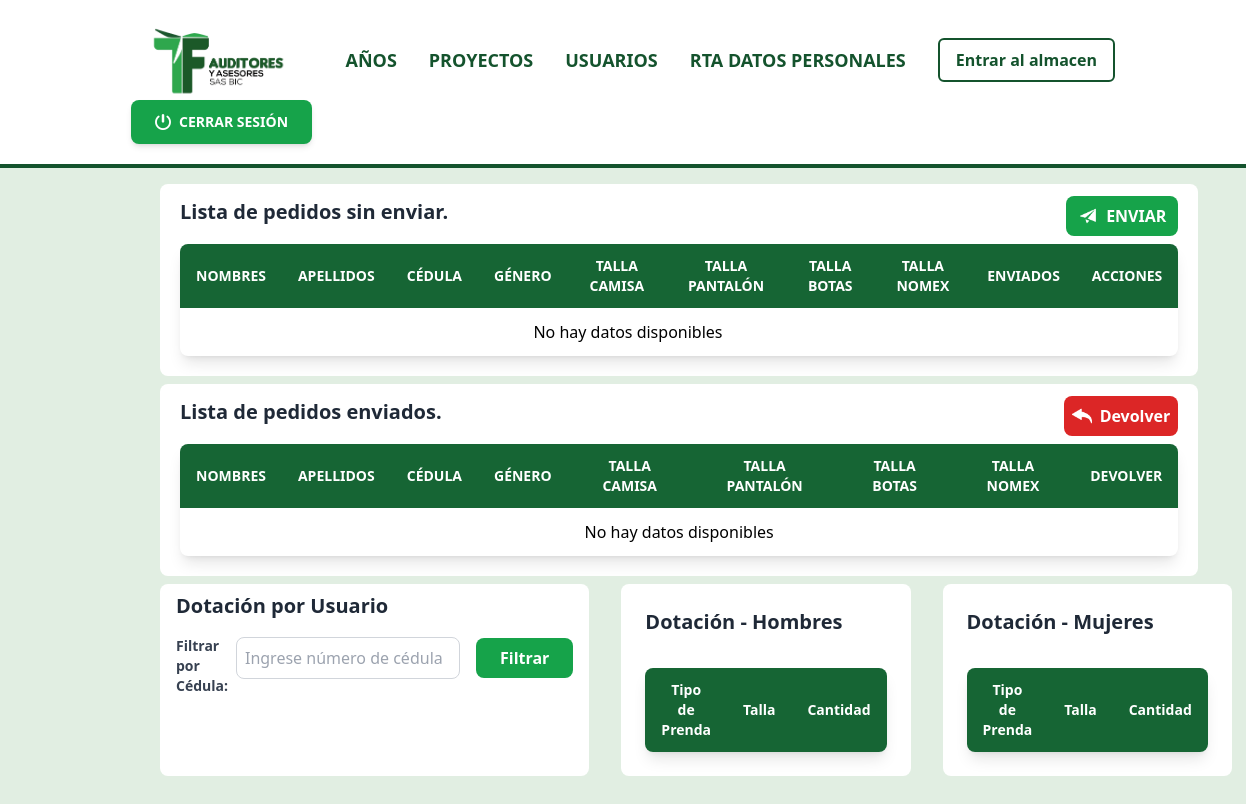
The app's page /admin/public/dotacion.php?anio_id=12, older data.
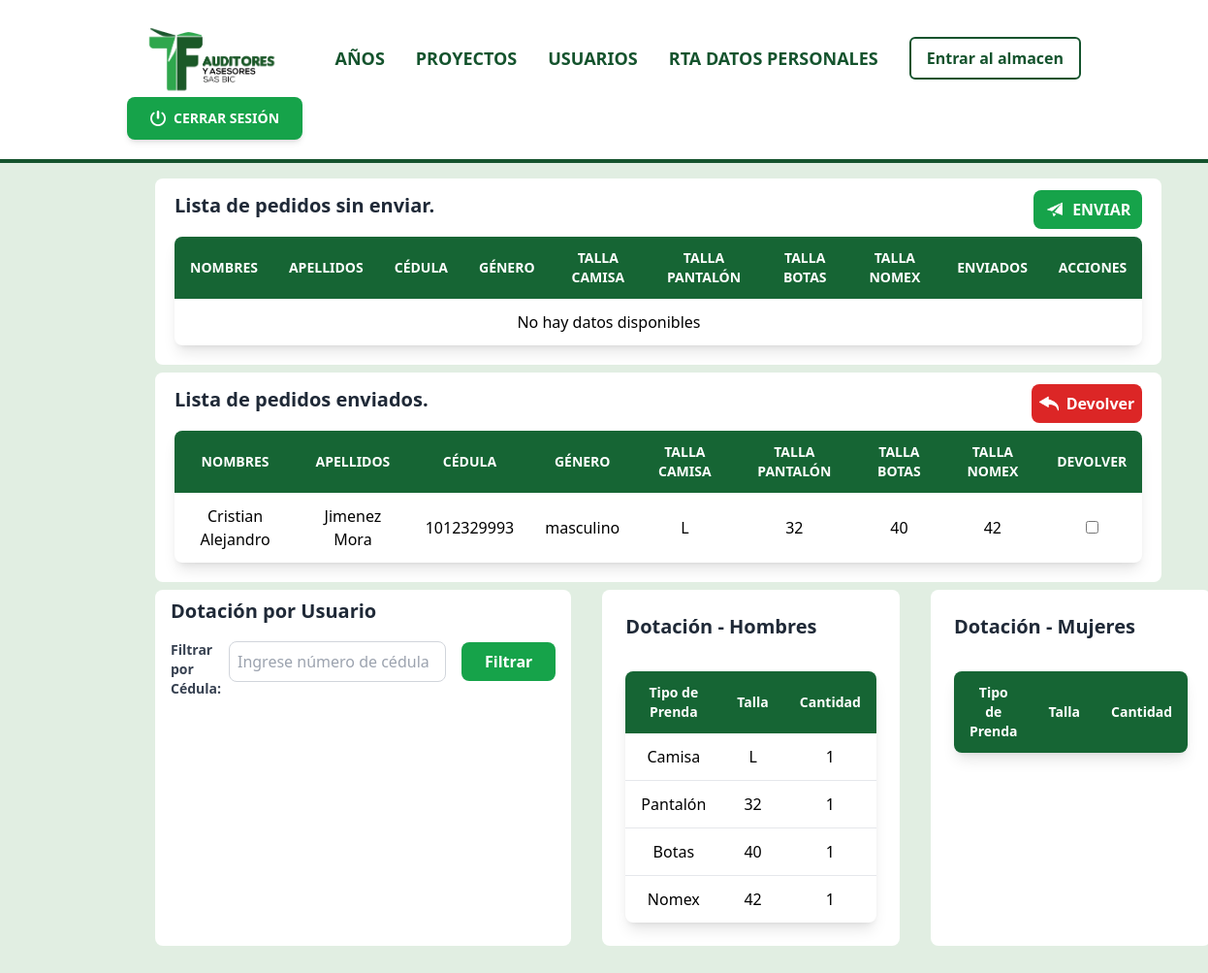
The same page, newer data.
### tables this page shows
CREATE TABLE `usuarios` (
  `id` int(11) NOT NULL,
  `nombres` varchar(100) NOT NULL,
  `apellidos` varchar(50) NOT NULL,
  `cedula` varchar(20) NOT NULL,
  `correo` varchar(100) NOT NULL,
  `anio_id` int(11) NOT NULL
);

CREATE TABLE `usuarios_r` (
  `id` int(11) NOT NULL,
  `nombres` varchar(50) DEFAULT NULL,
  `apellidos` varchar(50) DEFAULT NULL,
  `genero` varchar(55) DEFAULT NULL,
  `cedula` varchar(50) DEFAULT NULL,
  `telefono` varchar(15) DEFAULT NULL,
  `fecha_nacimiento` date DEFAULT NULL,
  `lugar_nacimiento` varchar(255) DEFAULT NULL,
  `direccion` varchar(255) DEFAULT NULL,
  `fecha_expedicion_cedula` date DEFAULT NULL,
  `correo` varchar(255) DEFAULT NULL,
  `municipio_residencia` varchar(50) NOT NULL,
  `nombre_contacto` varchar(255) DEFAULT NULL,
  `telefono_contacto` varchar(20) DEFAULT NULL,
  `tipo_sangre` varchar(60) DEFAULT NULL,
  `eps` varchar(60) DEFAULT NULL,
  `fondo_pension` varchar(50) DEFAULT NULL,
  `arl` varchar(60) DEFAULT NULL,
  `hoja_vida` varchar(255) DEFAULT NULL,
  `subir_cedula` varchar(255) DEFAULT NULL,
  `certificados_laborales` varchar(255) DEFAULT NULL,
  `foto` varchar(255) DEFAULT NULL,
  `certificados_eps` varchar(255) NOT NULL,
  `certificados_estudio` varchar(255) DEFAULT NULL,
  `carnet_vacunas` varchar(255) DEFAULT NULL,
  `certificacion_bancaria` varchar(255) DEFAULT NULL,
  `	cert_antecedente_policia` varchar(255) DEFAULT NULL,
  `cert_antecedente_contraloria` varchar(255) DEFAULT NULL,
  `cert_antecedente_procuraduria` varchar(255) DEFAULT NULL,
  `certificado_afp` varchar(255) NOT NULL,
  `certificados_territorialidad` varchar(255) DEFAULT NULL,
  `talla_camisa` varchar(10) DEFAULT NULL,
  `talla_pantalon` varchar(10) DEFAULT NULL,
  `talla_botas` varchar(10) DEFAULT NULL,
  `talla_nomex` varchar(10) DEFAULT NULL,
  `enviado` varchar(50) DEFAULT NULL,
  `created_at` timestamp NULL DEFAULT current_timestamp(),
  `estado_civil` varchar(50) NOT NULL,
  `nombre_pareja` varchar(50) NOT NULL,
  `tiene_hijos` varchar(50) NOT NULL,
  `cuantos_hijos` int(4) DEFAULT NULL
);

### admin/public/dotacion.php (the view, shortened to what the rows shown need)
<!DOCTYPE html>
<html lang="es">
<head>
    <script src="https://cdn.tailwindcss.com"></script>
    <link rel="stylesheet" href="https://cdn.jsdelivr.net/npm/tailwindcss@2.2.19/dist/tailwind.min.css">
</head>
<body class="font-sans" style="background-color: #E1EEE2;">
<?php
include('../../config/db.php');
$anio_id = isset($_GET['anio_id']) ? $_GET['anio_id'] : null;
$sql_completados = "SELECT u.nombres, u.apellidos, u.cedula, ur.genero, ur.talla_camisa, ur.talla_pantalon, ur.talla_botas, ur.talla_nomex, ur.enviado
                    FROM usuarios u
                    INNER JOIN usuarios_r ur ON u.cedula = ur.cedula
                    WHERE ur.enviado = 1 AND u.anio_id = ?";
if ($stmt_completados = mysqli_prepare($conn, $sql_completados)) {
    mysqli_stmt_bind_param($stmt_completados, "i", $anio_id);
    mysqli_stmt_execute($stmt_completados);
    $result_completados = mysqli_stmt_get_result($stmt_completados);
} else {
    echo "Error al preparar la consulta para usuarios ya enviados.";
    exit();
}
?>
<div class="bg-white rounded-lg p-5 w-full sm:w-5/6 ml-40 -mt-6">
    <form action="" method="POST">
        <table class="table-auto w-full bg-white shadow-lg rounded-lg overflow-hidden border-collapse mt-2">
            <thead class="bg-green-800 text-white">
                <tr>
                    <th class="py-3 px-4 text-center text-sm font-semibold">NOMBRES</th>
                    <th class="py-3 px-4 text-center text-sm font-semibold">APELLIDOS</th>
                    <th class="py-3 px-4 text-center text-sm font-semibold">CÉDULA</th>
                    <th class="py-3 px-4 text-center text-sm font-semibold">GÉNERO</th>
                    <th class="py-3 px-4 text-center text-sm font-semibold">TALLA CAMISA</th>
                    <th class="py-3 px-4 text-center text-sm font-semibold">TALLA PANTALÓN</th>
                    <th class="py-3 px-4 text-center text-sm font-semibold">TALLA BOTAS</th>
                    <th class="py-3 px-4 text-center text-sm font-semibold">TALLA NOMEX</th>
                    <th class="py-3 px-4 text-center text-sm font-semibold">ENVIADOS</th>
                    <th class="py-3 px-4 text-center text-sm font-semibold">ACCIONES</th>
                </tr>
            </thead>
        </table>
    </form>
</div>
<div class="bg-white rounded-lg p-5 w-full sm:w-5/6 ml-40 mt-2">
    <form action="" method="POST">
        <table class="table-auto w-full bg-white shadow-lg rounded-lg overflow-hidden border-collapse mt-2">
            <thead class="bg-green-800 text-white">
                <tr>
                    <th class="py-3 px-4 text-center text-sm font-semibold">NOMBRES</th>
                    <th class="py-3 px-4 text-center text-sm font-semibold">APELLIDOS</th>
                    <th class="py-3 px-4 text-center text-sm font-semibold">CÉDULA</th>
                    <th class="py-3 px-4 text-center text-sm font-semibold">GÉNERO</th>
                    <th class="py-3 px-4 text-center text-sm font-semibold">TALLA CAMISA</th>
                    <th class="py-3 px-4 text-center text-sm font-semibold">TALLA PANTALÓN</th>
                    <th class="py-3 px-4 text-center text-sm font-semibold">TALLA BOTAS</th>
                    <th class="py-3 px-4 text-center text-sm font-semibold">TALLA NOMEX</th>
                    <th class="py-3 px-4 text-center text-sm font-semibold">DEVOLVER</th>
                </tr>
            </thead>
            <tbody class="divide-y divide-gray-200">
                <?php
                if ($result_completados->num_rows > 0) {
                    while ($row = $result_completados->fetch_assoc()) {
                        echo "<tr>";
                        echo "<td class='py-3 px-4 text-center'>" . htmlspecialchars($row['nombres']) . "</td>";
                        echo "<td class='py-3 px-4 text-center'>" . htmlspecialchars($row['apellidos']) . "</td>";
                        echo "<td class='py-3 px-4 text-center'>" . htmlspecialchars($row['cedula']) . "</td>";
                        echo "<td class='py-3 px-4 text-center'>" . htmlspecialchars($row['genero']) . "</td>";
                        echo "<td class='py-3 px-4 text-center'>" . htmlspecialchars($row['talla_camisa']) . "</td>";
                        echo "<td class='py-3 px-4 text-center'>" . htmlspecialchars($row['talla_pantalon']) . "</td>";
                        echo "<td class='py-3 px-4 text-center'>" . htmlspecialchars($row['talla_botas']) . "</td>";
                        echo "<td class='py-3 px-4 text-center'>" . htmlspecialchars($row['talla_nomex']) . "</td>";
                        echo "<td class='py-3 px-4 text-center'>"
                            . "<input type='checkbox' name='devolver_usuarios[]' value='" . $row['cedula'] . "'>"
                            . "</td>";
                        echo "</tr>";
                    }
                } else {
                    echo "<tr><td colspan='9' class='py-3 px-4 text-center'>No hay datos disponibles</td></tr>";
                }
                ?>
            </tbody>
        </table>
    </form>
</div>
<div class="flex flex-col sm:flex-row mx-8 sm:mx-8 lg:mx-40 space-x-8 mt-2">
                <div class="bg-white rounded-lg p-6 w-full sm:w-1/3 mb-8">
                    <table class="table-auto w-full bg-white shadow-lg rounded-lg overflow-hidden border-collapse mt-8">
                        <thead class="bg-green-800 text-white">
                            <tr>
                                <th class="py-3 px-4 text-center text-sm font-semibold">Tipo de Prenda</th>
                                <th class="py-3 px-4 text-center text-sm font-semibold">Talla</th>
                                <th class="py-3 px-4 text-center text-sm font-semibold">Cantidad</th>
                            </tr>
                        </thead>
                    </table>
                </div>
                <div class="bg-white rounded-lg p-6 w-full sm:w-1/3 mb-8">
                    <table class="table-auto w-full bg-white shadow-lg rounded-lg overflow-hidden border-collapse mt-8">
                        <thead class="bg-green-800 text-white">
                            <tr>
                                <th class="py-3 px-4 text-center text-sm font-semibold">Tipo de Prenda</th>
                                <th class="py-3 px-4 text-center text-sm font-semibold">Talla</th>
                                <th class="py-3 px-4 text-center text-sm font-semibold">Cantidad</th>
                            </tr>
                        </thead>
                    </table>
                </div>
            </div>
    </body>
</html>

Row changes from the older to the newer data that the page shows:
added usuarios: nombres "Cristian Alejandro", apellidos "Jimenez Mora", cedula "1012329993", usuarios_r.genero "masculino", usuarios_r.talla_camisa "L", usuarios_r.talla_pantalon "32", usuarios_r.talla_botas "40", usuarios_r.talla_nomex "42"
Text that changed along with them:
new list line: "Camisa L 1"
new list line: "Pantalón 32 1"
new list line: "Botas 40 1"
new list line: "Nomex 42 1"
text no longer shown: "No hay datos disponibles"
